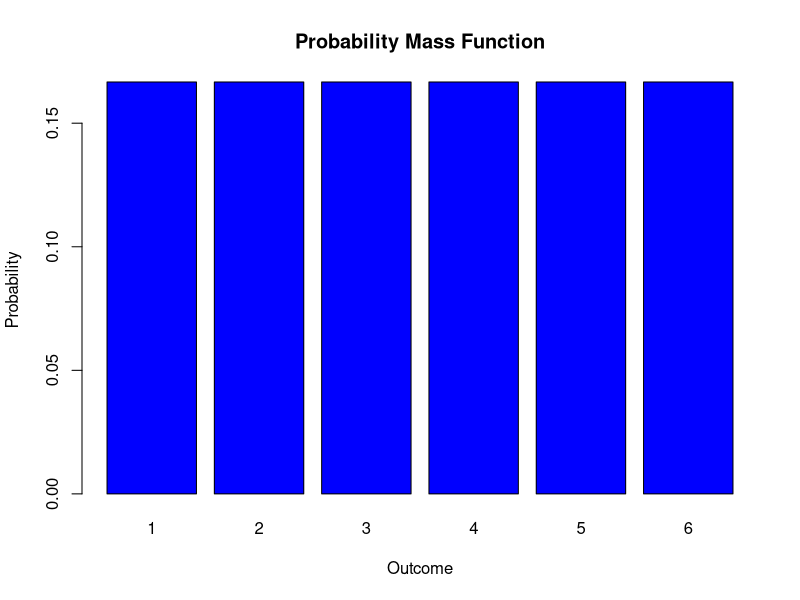
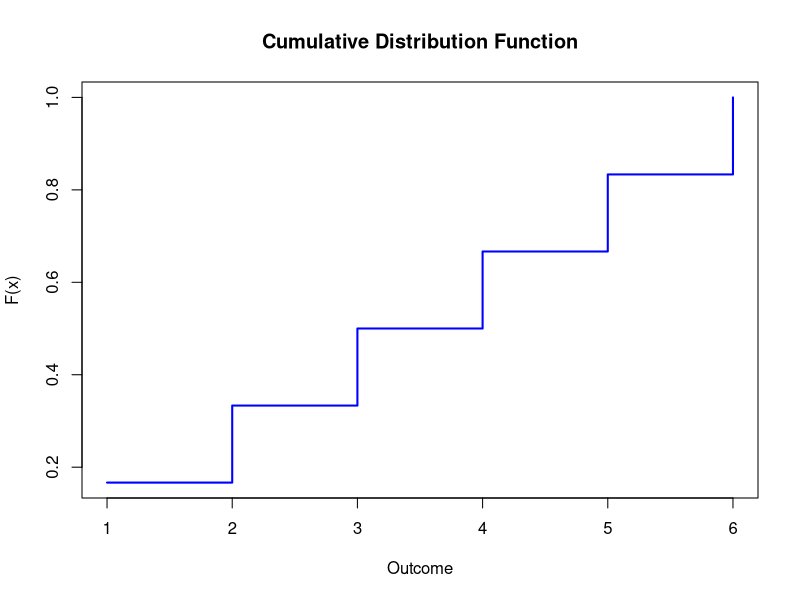
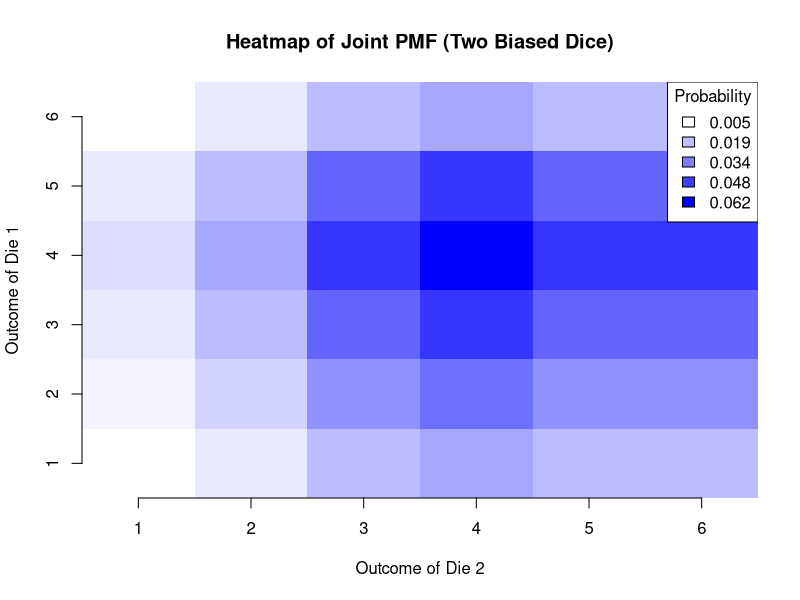
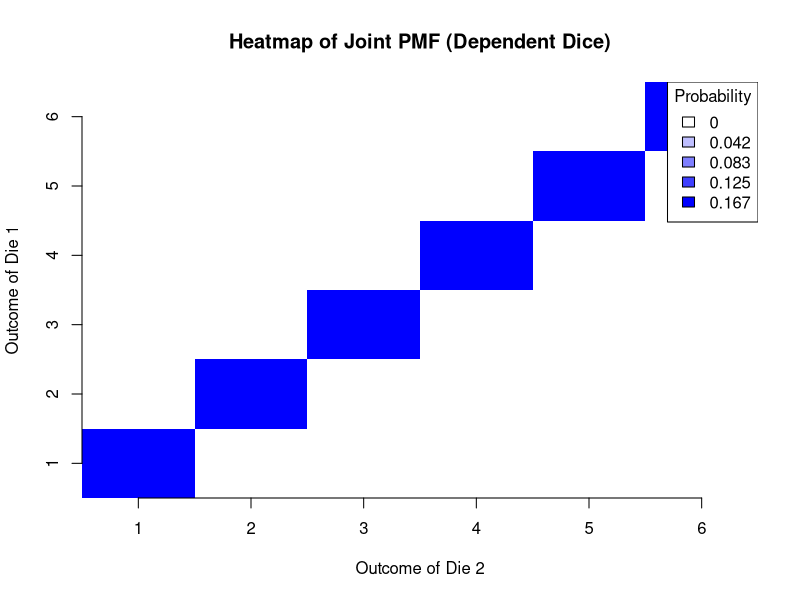

These charts were generated, in order, by the following R code:
## ---- chunk 1
x <- 1:6
prob <- rep(1/6, 6)
barplot(prob, names.arg = x, col = "blue", 
        main = "Probability Mass Function", 
        xlab = "Outcome", 
        ylab = "Probability")
## ---- chunk 2
x <- 1:6
cdf <- cumsum(rep(1/6, 6))
plot(x, cdf, type = "s", col = "blue", lwd = 2, 
     main = "Cumulative Distribution Function", 
     xlab = "Outcome", 
     ylab = "F(x)")
## ---- chunk 3
# Define the outcomes and probabilities for two biased dice
outcomes <- 1:6
prob_die1 <- c(0.05, 0.1, 0.2, 0.25, 0.2, 0.2)  # Probabilities for die 1
prob_die2 <- c(0.1, 0.15, 0.2, 0.25, 0.2, 0.1)  # Probabilities for die 2

# Compute the joint PMF as the outer product of the two probability vectors
joint_pmf <- outer(prob_die1, prob_die2)

# Create a heatmap using the image() function
image(
  1:6, 1:6, joint_pmf,
  col = colorRampPalette(c("white", "blue"))(100),
  xlab = "Outcome of Die 2",
  ylab = "Outcome of Die 1",
  main = "Heatmap of Joint PMF (Two Biased Dice)",
  axes = FALSE
)

# Add axis labels
axis(1, at = 1:6, labels = outcomes)
axis(2, at = 1:6, labels = outcomes)

# Add a color legend
legend(
  "topright", 
  legend = round(seq(min(joint_pmf), max(joint_pmf), length.out = 5), 3),
  fill = colorRampPalette(c("white", "blue"))(5),
  title = "Probability"
)


## ---- chunk 4
# Define a joint PMF for dependent dice: one die matches the other
outcomes <- 1:6
joint_pmf <- diag(1/6, 6, 6)  # Probability of matching outcomes is 1/6 for each pair

# Create heatmap for the dependent joint PMF
image(
  1:6, 1:6, joint_pmf,
  col = colorRampPalette(c("white", "blue"))(100),
  xlab = "Outcome of Die 2",
  ylab = "Outcome of Die 1",
  main = "Heatmap of Joint PMF (Dependent Dice)",
  axes = FALSE
)
axis(1, at = 1:6, labels = outcomes)
axis(2, at = 1:6, labels = outcomes)

# Add a color legend
legend(
  "topright",
  legend = round(seq(min(joint_pmf), max(joint_pmf), length.out = 5), 3),
  fill = colorRampPalette(c("white", "blue"))(5),
  title = "Probability"
)
## ---- chunk 5
# Expected value of a fair die

outcomes <- 1:6

probabilities <- rep(1/6, 6)

expected_value <- sum(outcomes * probabilities)

expected_value # output
## ---- chunk 6
# Variance and standard deviation of a fair die
E_X_squared <- sum(outcomes^2 * probabilities)
variance <- E_X_squared - (expected_value^2)
std_dev <- sqrt(variance)

variance  # Output: 2.916667
std_dev   # Output: 1.707825
## ---- chunk 7
# Covariance of two independent dice
joint_pmf <- outer(probabilities, probabilities)
E_XY <- sum(outcomes %*% t(outcomes) * joint_pmf)
covariance <- E_XY - (expected_value^2)
covariance  # Output: 0
